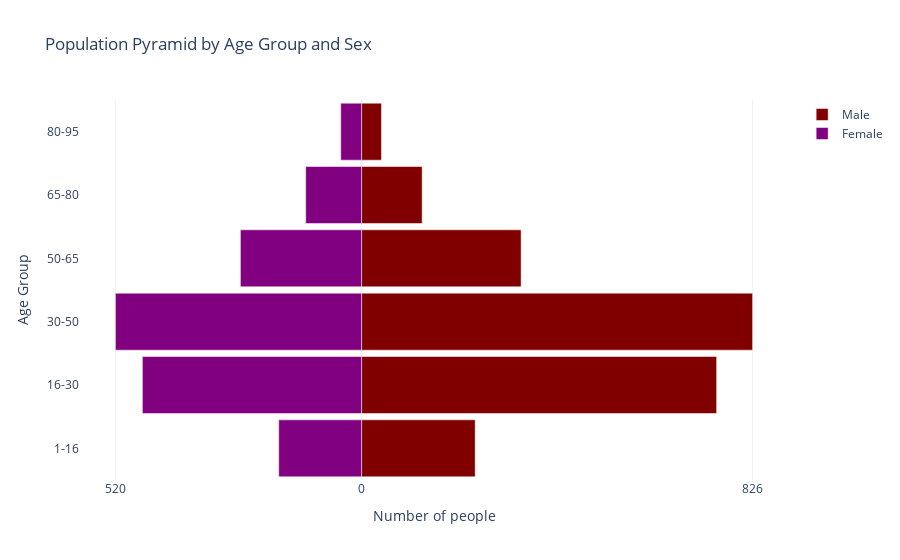

The cell this chart's notebook holds for it:
### Markdown cell above
##### Trực quan hóa

### Code cell
df['Sex of Casualty'] = df['Sex of Casualty'].replace({1: 'Male', 2: 'Female'})
bins = [1, 16, 30, 50, 65, 80, 95]
labels = ['1-16','16-30', '30-50', '50-65','65-80','80-95']
df['Age Group'] = pd.cut(df['Age of Casualty'], bins=bins, labels=labels, right=False)
agesex_df = df.pivot_table(index='Sex of Casualty', columns='Age Group', aggfunc='size', fill_value=0)
age_groups = agesex_df.columns
male_counts = agesex_df.loc['Male']
female_counts = agesex_df.loc['Female'] * -1  

fig = go.Figure()
fig.add_trace(go.Bar(
    y=age_groups,
    x=male_counts,
    name='Male',
    orientation='h',
    marker=dict(color='#800000')
))
fig.add_trace(go.Bar(
    y=age_groups,
    x=female_counts,
    name='Female',
    orientation='h',
    marker=dict(color='purple')
))
fig.update_layout(
    title='Population Pyramid by Age Group and Sex',
    barmode='overlay',
    bargap=0.1,
    xaxis=dict(
        title='Number of people',
        tickvals=[-max(abs(female_counts)), 0, max(male_counts)],
        ticktext=[max(abs(female_counts)), 0, max(male_counts)],
    ),
    yaxis=dict(title='Age Group'),
    template='plotly_white'
)
fig.show()

### Figure 1 — Plotly figure (JSON) as saved in the notebook; plotly's stock layout.template omitted (floating-point values rounded to 4 significant figures)
{"data": [{"marker": {"color": "#800000"}, "name": "Male", "orientation": "h", "type": "bar", "x": [240, 750, 826, 337, 128, 42], "y": ["1-16", "16-30", "30-50", "50-65", "65-80", "80-95"]}, {"marker": {"color": "purple"}, "name": "Female", "orientation": "h", "type": "bar", "x": [-175, -463, -520, -256, -118, -44], "y": ["1-16", "16-30", "30-50", "50-65", "65-80", "80-95"]}], "layout": {"bargap": 0.1, "barmode": "overlay", "title": {"text": "Population Pyramid by Age Group and Sex"}, "xaxis": {"ticktext": [520, 0, 826], "tickvals": [-520, 0, 826], "title": {"text": "Number of people"}}, "yaxis": {"title": {"text": "Age Group"}}}}
